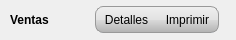
    <widget class="QWidget" name="top" native="true">
     <property name="minimumSize">
      <size>
       <width>0</width>
       <height>40</height>
      </size>
     </property>
     <property name="maximumSize">
      <size>
       <width>16777215</width>
       <height>40</height>
      </size>
     </property>
     <layout class="QHBoxLayout" name="horizontalLayout_12">
      <property name="leftMargin">
       <number>10</number>
      </property>
      <property name="topMargin">
       <number>5</number>
      </property>
      <property name="bottomMargin">
       <number>5</number>
      </property>
      <item>
       <widget class="QLabel" name="titulo">
        <property name="font">
         <font>
          <weight>75</weight>
          <bold>true</bold>
         </font>
        </property>
        <property name="text">
         <string>Ventas</string>
        </property>
       </widget>
      </item>
      <item>
       <spacer name="horizontalSpacer_8">
        <property name="orientation">
         <enum>Qt::Horizontal</enum>
        </property>
        <property name="sizeHint" stdset="0">
         <size>
          <width>40</width>
          <height>20</height>
         </size>
        </property>
       </spacer>
      </item>
      <item>
       <widget class="QFrame" name="botonUnion_2">
        <property name="sizePolicy">
         <sizepolicy hsizetype="Preferred" vsizetype="Fixed">
          <horstretch>0</horstretch>
          <verstretch>0</verstretch>
         </sizepolicy>
        </property>
        <property name="styleSheet">
         <string notr="true">.QFrame{border-radius:8px;
border: 1.2px solid #999;
background-color: qlineargradient(spread:pad, x1:0, y1:0, x2:0, y2:1, stop:0 rgba(239, 239, 239, 255), stop:0.5 rgba(226, 226, 226, 255), stop:0.509091 rgba(219, 219, 219, 255), stop:0.986364 rgba(179, 179, 179, 255), stop:1 rgba(207, 228, 255, 255));}
QToolButton::hover{
	background-color:rgba(133, 217, 255, 100);
}
QToolButton::pressed{
	
	background-color: qlineargradient(spread:pad, x1:1, y1:1, x2:1, y2:0, stop:0 rgba(239, 239, 239, 27), stop:1 rgba(68, 68, 68, 205));
}
QToolButton{background:transparent; border-radius:0;border:0px; padding:4px}
 
</string>
        </property>
        <property name="frameShape">
         <enum>QFrame::StyledPanel</enum>
        </property>
        <property name="frameShadow">
         <enum>QFrame::Raised</enum>
        </property>
        <layout class="QHBoxLayout" name="horizontalLayout_6">
         <property name="spacing">
          <number>0</number>
         </property>
         <property name="margin">
          <number>0</number>
         </property>
         <item>
          <widget class="QToolButton" name="tboDetalles">
           <property name="sizePolicy">
            <sizepolicy hsizetype="Preferred" vsizetype="Fixed">
             <horstretch>0</horstretch>
             <verstretch>0</verstretch>
            </sizepolicy>
           </property>
           <property name="font">
            <font>
             <weight>50</weight>
             <bold>false</bold>
            </font>
           </property>
           <property name="text">
            <string>Detalles</string>
           </property>
           <property name="icon">
            <iconset resource="../../icons.qrc">
             <normaloff>:/actions/images/actions/black_18/list.png</normaloff>:/actions/images/actions/black_18/list.png</iconset>
           </property>
           <property name="iconSize">
            <size>
             <width>18</width>
             <height>18</height>
            </size>
           </property>
           <property name="toolButtonStyle">
            <enum>Qt::ToolButtonTextBesideIcon</enum>
           </property>
          </widget>
         </item>
         <item>
          <widget class="QToolButton" name="tboImprimir">
           <property name="sizePolicy">
            <sizepolicy hsizetype="Preferred" vsizetype="Fixed">
             <horstretch>0</horstretch>
             <verstretch>0</verstretch>
            </sizepolicy>
           </property>
           <property name="font">
            <font>
             <weight>50</weight>
             <bold>false</bold>
            </font>
           </property>
           <property name="text">
            <string>Imprimir</string>
           </property>
           <property name="icon">
            <iconset resource="../../icons.qrc">
             <normaloff>:/actions/images/actions/black_18/print.png</normaloff>:/actions/images/actions/black_18/print.png</iconset>
           </property>
           <property name="iconSize">
            <size>
             <width>18</width>
             <height>18</height>
            </size>
           </property>
           <property name="toolButtonStyle">
            <enum>Qt::ToolButtonTextBesideIcon</enum>
           </property>
          </widget>
         </item>
        </layout>
       </widget>
      </item>
      <item>
       <widget class="QFrame" name="botonUnion">
        <property name="sizePolicy">
         <sizepolicy hsizetype="Preferred" vsizetype="Fixed">
          <horstretch>0</horstretch>
          <verstretch>0</verstretch>
         </sizepolicy>
        </property>
        <property name="styleSheet">
         <string notr="true">*{border-radius:8px;	
}

QToolButton::hover{border-radius:8 0 8 0;
	background-color:rgba(133, 217, 255, 100);
}
QToolButton::pressed{
	
	background-color: qlineargradient(spread:pad, x1:1, y1:1, x2:1, y2:0, stop:0 rgba(239, 239, 239, 27), stop:1 rgba(68, 68, 68, 205));
}
QToolButton{ background:transparent; border-radius:0;}
 
</string>
        </property>
        <property name="frameShape">
         <enum>QFrame::StyledPanel</enum>
        </property>
        <property name="frameShadow">
         <enum>QFrame::Raised</enum>
        </property>
        <layout class="QHBoxLayout" name="horizontalLayout_5">
         <property name="spacing">
          <number>0</number>
         </property>
         <property name="margin">
          <number>0</number>
         </property>
        </layout>
       </widget>
      </item>
     </layout>
    </widget>
